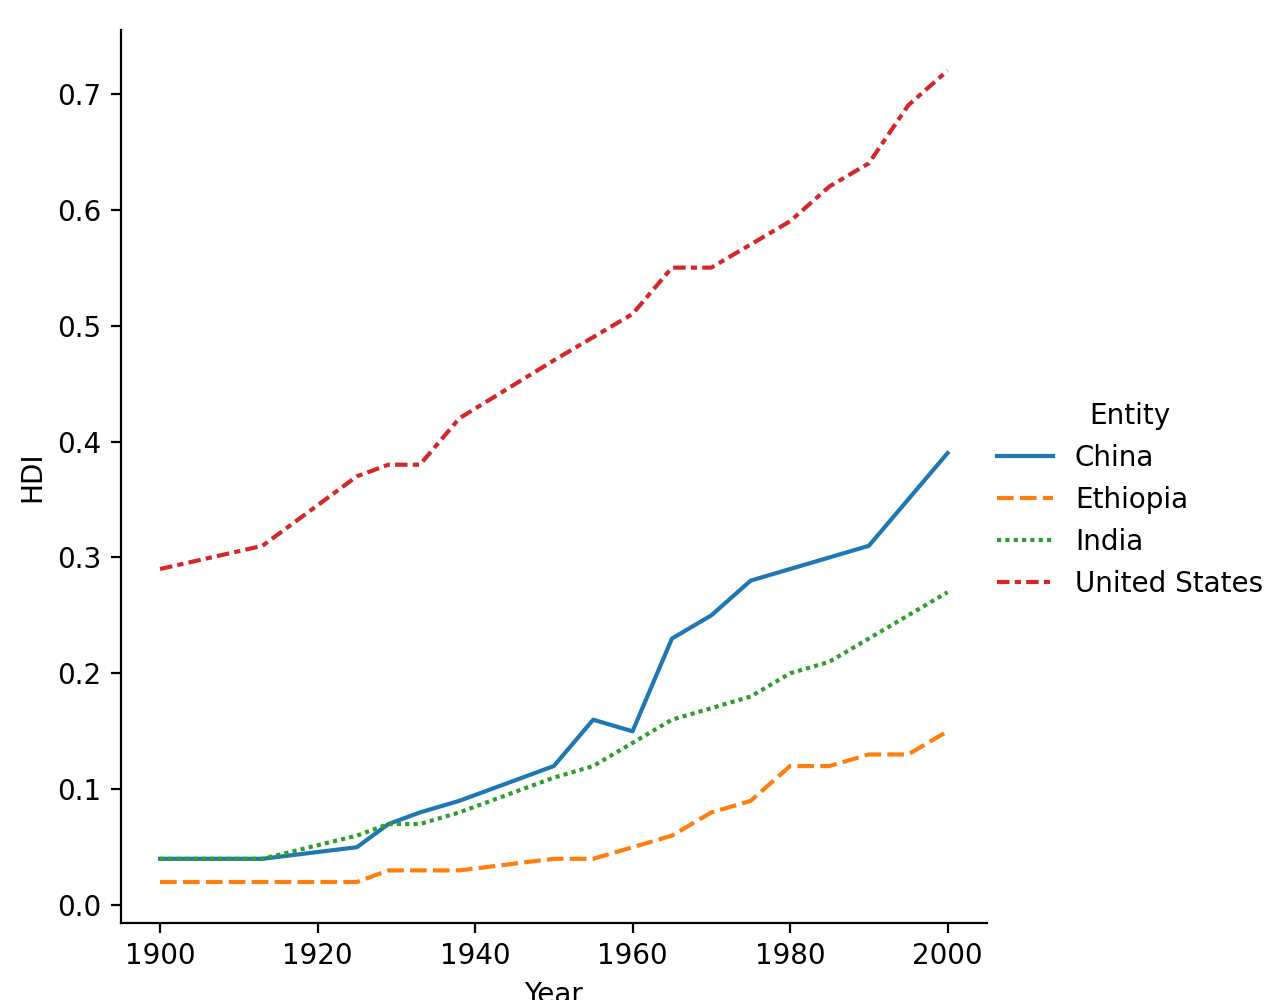

This chart was generated by the following Python code:
import pandas as pd
import seaborn as sns
import matplotlib.pyplot as plt

df = pd.read_csv("HDI/human-development-index-escosura.csv")

filtered = df[(df["Entity"].isin(["India", "China", "Ethiopia", "United States"])) & (df["Year"]>1899) & (df["Year"]<2001)]
hdi_wide_form = filtered.pivot(index="Entity", columns="Year", values="Historical Index of Human Development (Prados de la Escosura)")

graph = sns.relplot(data=hdi_wide_form.transpose(), kind="line")
graph.set_ylabels("HDI")
plt.show()
